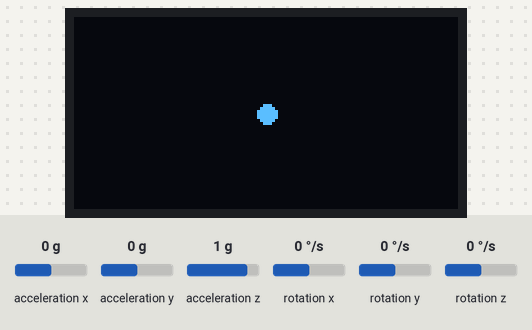
Simulated run of this sketch. Board: ESP32. Parts: 128×64 one-colour display. The test bench sets the inputs (shaded band); at power-on: acceleration x 0 g, acceleration y 0 g, acceleration z 1 g, rotation x 0 °/s, rotation y 0 °/s, rotation z 0 °/s. The OLED is the two-colour kind (top 16 rows yellow).

Above: at 1.2 s.
1.3 s: acceleration x set to -1.4 g
At 2.27 s:
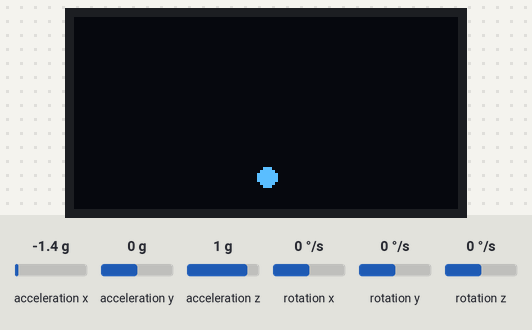
3.2 s: acceleration y set to -1.4 g
4.7 s: acceleration x set to 0.8 g
At 5.17 s:
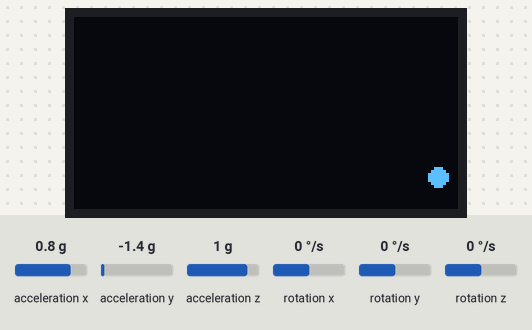
6.5 s: acceleration x set to 1.4 g
8.4 s: acceleration y set to 0 g
At 11.4 s:
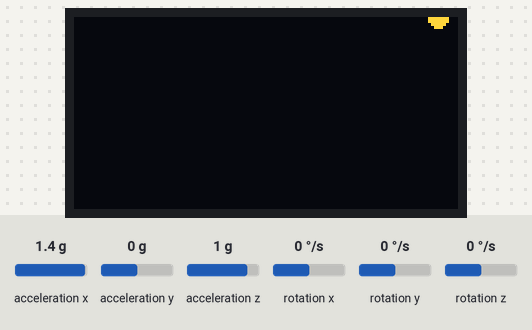
Timing chart, 0 to 12.9 s (numbered marks = the images above; inputs shaded):
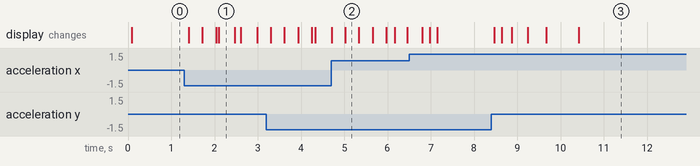

Measured:
- after the input at 1.3 s, the display: first changes after 0.10 s (image 1 shows a later state)
- after the input at 8.4 s, the display: first changes after 0.07 s (image 3 shows a later state)

The sketch:

tuto_2_accelerometre.ino
```cpp
#include <Wire.h>
#include <Adafruit_GFX.h>
#include <Adafruit_SSD1306.h>
// Librairie pour l'accéléromètre MPU-9250 à installer via "Library Manager"
#include "MPU9250_asukiaaa.h"

#define SCREEN_WIDTH 128
#define SCREEN_HEIGHT 64
Adafruit_SSD1306 display(SCREEN_WIDTH, SCREEN_HEIGHT, &Wire, -1);

MPU9250_asukiaaa mySensor;

// Définition des axes
#define AXIS_X_SOURCE ay
#define AXIS_Y_SOURCE ax
#define AXIS_X_SIGN   -1
#define AXIS_Y_SIGN    1


float ballX = SCREEN_WIDTH / 2;
float ballY = SCREEN_HEIGHT / 2;
float velX = 0;
float velY = 0;

void setup() {
  Serial.begin(115200);
  Wire.begin(21, 22); // SDA= GPIO21, SCL= GPIO22 sur l'ESP32

  // Initialisation de l'écran OLED 0,96 pouces
  if (!display.begin(SSD1306_SWITCHCAPVCC, 0x3C)) {
    Serial.println("Erreur OLED");
    for (;;);
  }
  display.clearDisplay();
  display.display();

  // Initialisation de l'accéléromètre MPU-9250
  mySensor.setWire(&Wire);
  mySensor.beginAccel();
  mySensor.beginGyro();
  mySensor.beginMag();
}

void loop() {
  mySensor.accelUpdate();

  // Récupération des valeurs d'accélération
  float ax = mySensor.accelX();
  float ay = mySensor.accelY();

  // Application des réglages axes
  velX += (AXIS_X_SIGN * (float)(AXIS_X_SOURCE)) * 0.5;
  velY += (AXIS_Y_SIGN * (float)(AXIS_Y_SOURCE)) * 0.5;

  // Mise à jour de la position
  ballX += velX;
  ballY -= velY;

  // Gestion des rebonds
  if (ballX <= 0 || ballX >= SCREEN_WIDTH - 1) {
    velX = -velX * 0.8;
    ballX = constrain(ballX, 0, SCREEN_WIDTH - 1);
  }
  if (ballY <= 0 || ballY >= SCREEN_HEIGHT - 1) {
    velY = -velY * 0.8;
    ballY = constrain(ballY, 0, SCREEN_HEIGHT - 1);
  }

  velX *= 0.95;
  velY *= 0.95;

  // Affichage
  display.clearDisplay();
  display.fillCircle((int)ballX, (int)ballY, 3, SSD1306_WHITE);
  display.display();

  delay(30);
}
```
